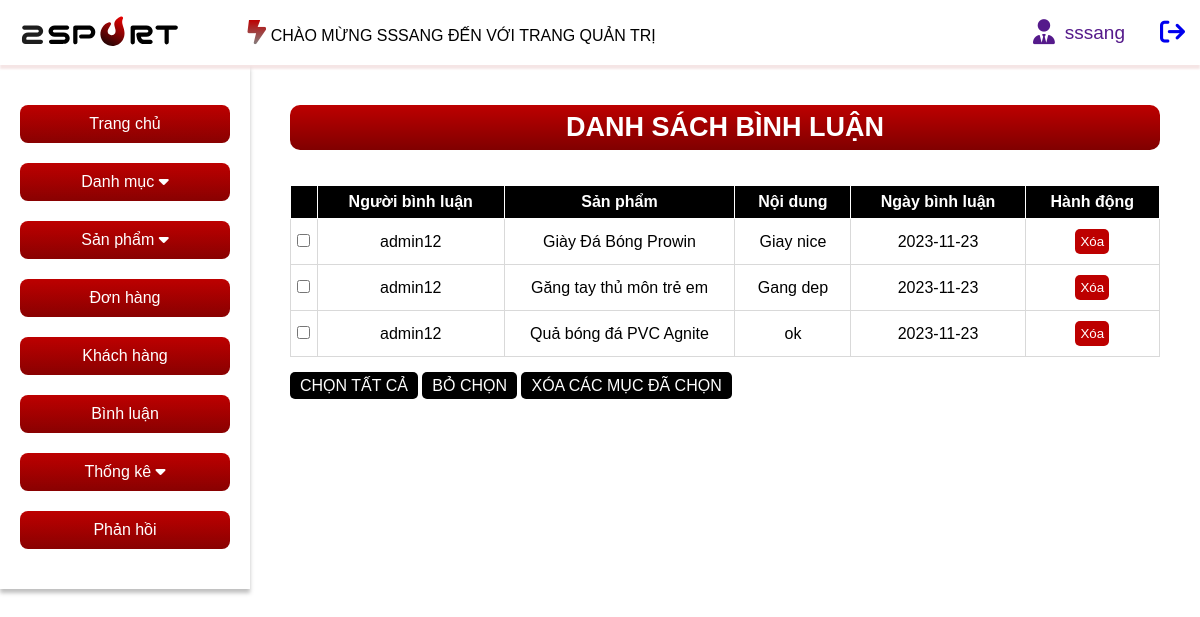
Screenshot of /admin/index.php?act=listbl (signed in) with the database file from the repository.
### tables this page shows
CREATE TABLE `comment` (
  `id` int(11) NOT NULL,
  `text` varchar(2000) NOT NULL,
  `idAccount` int(11) NOT NULL,
  `idProduct` int(11) NOT NULL,
  `date` date NOT NULL
);

CREATE TABLE `account` (
  `id` int(11) NOT NULL,
  `username` varchar(50) NOT NULL,
  `password` varchar(50) NOT NULL,
  `email` varchar(255) NOT NULL,
  `img` varchar(255) NOT NULL DEFAULT 'anh-user.webp',
  `role` int(1) NOT NULL DEFAULT 0
);

CREATE TABLE `product` (
  `id` int(11) NOT NULL,
  `name` varchar(255) NOT NULL,
  `img` varchar(255) NOT NULL,
  `des` varchar(2000) NOT NULL,
  `view` int(11) NOT NULL,
  `status` int(1) NOT NULL,
  `idCategory` int(11) NOT NULL
);

### model/pdo.php (called while the page is built, shortened)
<?php
function pdo_get_connection(){
    $servername = "localhost";
    $username = "root";
    $password = "";
    try {
        $conn = new PDO("mysql:host=$servername;dbname=duan1", $username, $password);
        $conn->setAttribute(PDO::ATTR_ERRMODE, PDO::ERRMODE_EXCEPTION);
        return $conn;
    } catch(PDOException $e) {
        echo "Connection failed: " . $e->getMessage();
    }
}
function pdo_query($sql){
    $sql_args=array_slice(func_get_args(),1);
    try{
        $conn=pdo_get_connection();
        $stmt=$conn->prepare($sql);
        $stmt->execute($sql_args);
        $rows=$stmt->fetchAll();
        return $rows;
    }
    catch(PDOException $e){
        throw $e;
    }
    finally{
        unset($conn);
    }
}
?>

### model/binhluan.php (called while the page is built, shortened)
<?php
function load_all_comment(){
    $sql = "SELECT comment.id, comment.text, comment.date, account.username, product.name
            from comment
            join account on comment.idAccount = account.id
            join product on comment.idProduct = product.id
            order by date desc";
    $result = pdo_query($sql);
    return $result;
}
?>

### admin/binhluan/list.php (the view)
<main class="container">
    <?php include "boxleft.php" ?>
    <article>
        <div class="list-product">
            <h1>DANH SÁCH BÌNH LUẬN</h1>
            <table>
                <tr>
                    <th></th>
                    <th>Người bình luận</th>
                    <th>Sản phẩm</th>
                    <th>Nội dung</th>
                    <th>Ngày bình luận</th>
                    <th>Hành động</th>
                </tr>
                <?php foreach($binhluan as $row){
                    extract($row);
                    $delete = "index.php?act=deletebl&id=$id";
                ?>
                <tr>
                    <td><input type="checkbox"></td>
                    <td><?= $username ?></td>
                    <td><?= $name ?></td>
                    <td><?= $text ?></td>
                    <td><?= $date ?></td>
                    <td>
                        <a onclick="return confirm('Bạn có chắc muốn xóa bình luận này');" href="<?=$delete?>"><input type="button" value="Xóa"></a>
                    </td>
                </tr>
                <?php } ?>
            </table>
            <div class="action">
                <a href="">CHỌN TẤT CẢ</a>
                <a href="">BỎ CHỌN</a>
                <a href="">XÓA CÁC MỤC ĐÃ CHỌN</a>
            </div>
        </div>
    </article>
</main>

### assets/style/style-admin.css (style rules this page uses)
* { padding: 0; margin: 0; box-sizing: border-box; font-family: arial; }
:root { --bg-color-main:#BD0000; --bg-color-while-ins: #fff; --bg-color-black-ins:#000; }
.container { width: calc((1320 / 1440) * 100%); margin: 0 auto; }
main { display: flex; }
article { margin: 40px; width: 100%; }
table { width: 100%; text-align: center; }
table th { background-color: var(--bg-color-black-ins); padding: 20px 0px; color: var(--bg-color-while-ins); border: 1px solid var(--bg-color-while-ins); }
table td { padding: 10px 0px; }
table,tr, td,th { border-collapse: collapse; border: 1px solid #d9d9d9; }
.list-product h1 { color: var(--bg-color-while-ins); font-size: 27px; font-style: normal; font-weight: 600; line-height: normal; border-radius: 10px; background: linear-gradient(180deg, #BD0000 0%, #800000 100%); text-align: center; padding: 7px; margin-bottom: 35px; }
.list-product table { width: 100%; margin-bottom: 20px; }
.list-product table tr th { background-color: var(--bg-color-black-ins); color: var(--bg-color-while-ins); padding: 7px 10px; }
.list-product table tr td { text-align: center; border: 1px solid #D9D9D9; }
.list-product table tr td a input { background-color: var(--bg-color-main); color: var(--bg-color-while-ins); border-radius: 5px; border: none; padding: 5px; }
.list-product .action a { text-decoration: none; color: var(--bg-color-while-ins); background-color: var(--bg-color-black-ins); padding: 5px 10px; border-radius: 5px; }

### assets/style/responsive-admin.css (style rules this page uses)
@media screen and (max-width: 1280px) { .container { width: calc((1440 / 1440) * 100%); } }

### rows the page displays
comment: idAccount.username "admin12", idProduct.name "Giày Đá Bóng Prowin", text "Giay nice", date "2023-11-23"
comment: idAccount.username "admin12", idProduct.name "Găng tay thủ môn trẻ em", text "Gang dep", date "2023-11-23"
comment: idAccount.username "admin12", idProduct.name "Quả bóng đá PVC Agnite", text "ok", date "2023-11-23"

### other values shown
$_SESSION['login']['username'] "SSSANG"
$_SESSION['login']['username'] "sssang"
